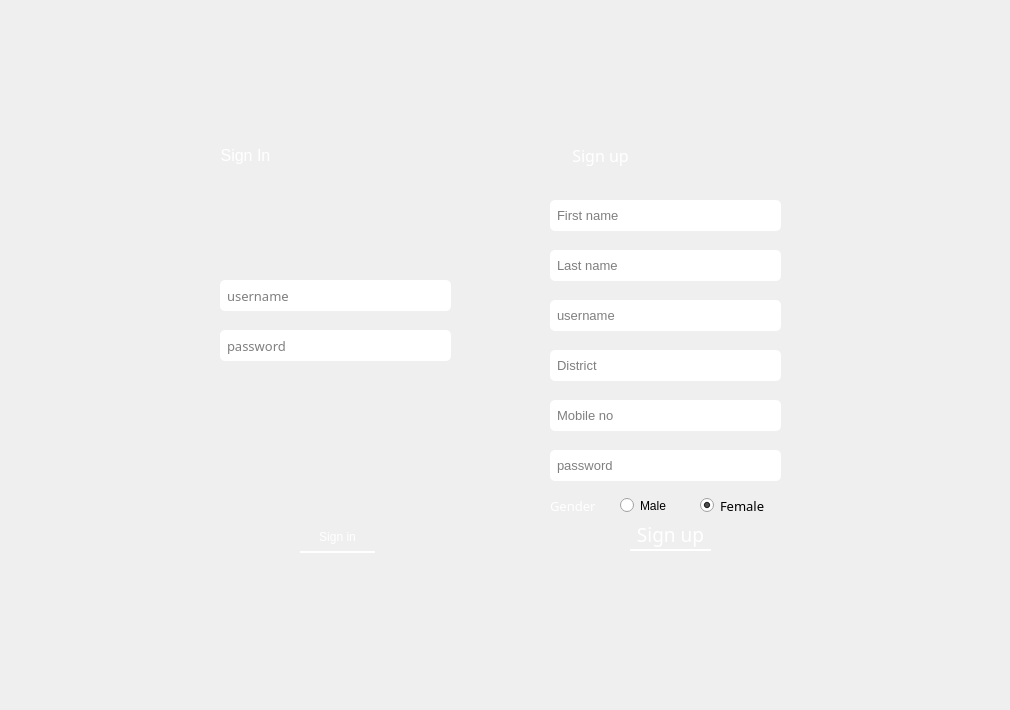
    <widget class="QWidget" name="userSignInUp">
     <widget class="QWidget" name="signinSection_2" native="true">
      <property name="geometry">
       <rect>
        <x>170</x>
        <y>130</y>
        <width>331</width>
        <height>451</height>
       </rect>
      </property>
      <property name="styleSheet">
       <string notr="true">border-bottom-left-radius:80px;
border-bottom-right-radius:80px;
border-top-right-radius:80px;</string>
      </property>
      <widget class="QLineEdit" name="userLineEdit_3">
       <property name="geometry">
        <rect>
         <x>50</x>
         <y>150</y>
         <width>231</width>
         <height>31</height>
        </rect>
       </property>
       <property name="font">
        <font>
         <family>Lucida Sans</family>
         <pointsize>10</pointsize>
        </font>
       </property>
       <property name="focusPolicy">
        <enum>Qt::StrongFocus</enum>
       </property>
       <property name="styleSheet">
        <string notr="true">background-color: rgb(255, 255, 255);
border-radius: 5px;
padding-left:5px;</string>
       </property>
       <property name="text">
        <string/>
       </property>
       <property name="frame">
        <bool>true</bool>
       </property>
       <property name="cursorPosition">
        <number>0</number>
       </property>
       <property name="placeholderText">
        <string>username</string>
       </property>
      </widget>
      <widget class="QLineEdit" name="passLineEdit_2">
       <property name="geometry">
        <rect>
         <x>50</x>
         <y>200</y>
         <width>231</width>
         <height>31</height>
        </rect>
       </property>
       <property name="font">
        <font>
         <family>Lucida Sans</family>
         <pointsize>10</pointsize>
         <weight>50</weight>
         <bold>false</bold>
         <strikeout>false</strikeout>
         <kerning>true</kerning>
        </font>
       </property>
       <property name="styleSheet">
        <string notr="true">background-color: rgb(255, 255, 255);
border-radius: 5px;
padding-left:5px;</string>
       </property>
       <property name="echoMode">
        <enum>QLineEdit::Password</enum>
       </property>
       <property name="cursorPosition">
        <number>0</number>
       </property>
       <property name="alignment">
        <set>Qt::AlignLeading|Qt::AlignLeft|Qt::AlignVCenter</set>
       </property>
       <property name="placeholderText">
        <string>password</string>
       </property>
      </widget>
      <widget class="QPushButton" name="signinBtn_2">
       <property name="geometry">
        <rect>
         <x>130</x>
         <y>392</y>
         <width>75</width>
         <height>31</height>
        </rect>
       </property>
       <property name="cursor">
        <cursorShape>PointingHandCursor</cursorShape>
       </property>
       <property name="styleSheet">
        <string notr="true">color:rgb(255, 255, 255);
font: 14pt &quot;Lucida Sans&quot;;
border-bottom: 2px solid white;</string>
       </property>
       <property name="text">
        <string>Sign in</string>
       </property>
      </widget>
      <widget class="QWidget" name="widget_11" native="true">
       <property name="geometry">
        <rect>
         <x>0</x>
         <y>0</y>
         <width>331</width>
         <height>451</height>
        </rect>
       </property>
       <property name="styleSheet">
        <string notr="true">border-bottom-left-radius:80px;
border-image: url(:/res/images/bg3.jpg);
border-top-right-radius:80px;
border-bottom-right-radius:80px;</string>
       </property>
      </widget>
      <widget class="QLabel" name="signinIcon_2">
       <property name="geometry">
        <rect>
         <x>10</x>
         <y>10</y>
         <width>31</width>
         <height>31</height>
        </rect>
       </property>
       <property name="styleSheet">
        <string notr="true">border-image: url(:/res/icons/white/log-in.svg);</string>
       </property>
       <property name="text">
        <string/>
       </property>
      </widget>
      <widget class="QLabel" name="signinLabel_2">
       <property name="geometry">
        <rect>
         <x>50</x>
         <y>10</y>
         <width>51</width>
         <height>31</height>
        </rect>
       </property>
       <property name="styleSheet">
        <string notr="true">font: 14pt &quot;Lucida Sans&quot;;</string>
       </property>
       <property name="text">
        <string>&lt;html&gt;&lt;head/&gt;&lt;body&gt;&lt;p align=&quot;center&quot;&gt;&lt;span style=&quot; font-size:12pt; color:#ffffff;&quot;&gt;Sign In&lt;/span&gt;&lt;/p&gt;&lt;/body&gt;&lt;/html&gt;</string>
       </property>
      </widget>
      <zorder>widget_11</zorder>
      <zorder>userLineEdit_3</zorder>
      <zorder>passLineEdit_2</zorder>
      <zorder>signinBtn_2</zorder>
      <zorder>signinIcon_2</zorder>
      <zorder>signinLabel_2</zorder>
     </widget>
     <widget class="QWidget" name="widget_12" native="true">
      <property name="geometry">
       <rect>
        <x>0</x>
        <y>0</y>
        <width>1001</width>
        <height>701</height>
       </rect>
      </property>
      <property name="styleSheet">
       <string notr="true">border-image: url(:/res/images/bgnavbar1.jpg);</string>
      </property>
     </widget>
     <widget class="QWidget" name="signupSection_2" native="true">
      <property name="geometry">
       <rect>
        <x>500</x>
        <y>130</y>
        <width>331</width>
        <height>451</height>
       </rect>
      </property>
      <property name="styleSheet">
       <string notr="true">border-bottom-left-radius:80px;
border-top-right-radius:80px;
border-top-left-radius:80px;</string>
      </property>
      <widget class="QWidget" name="widget_13" native="true">
       <property name="enabled">
        <bool>true</bool>
       </property>
       <property name="geometry">
        <rect>
         <x>0</x>
         <y>-1</y>
         <width>331</width>
         <height>451</height>
        </rect>
       </property>
       <property name="styleSheet">
        <string notr="true">border-bottom-left-radius:80px;
border-image: url(:/res/images/bg3.jpg);
border-top-right-radius:80px;
border-top-left-radius:80px;</string>
       </property>
      </widget>
      <widget class="QLineEdit" name="firstnameLineEdit_2">
       <property name="geometry">
        <rect>
         <x>50</x>
         <y>70</y>
         <width>231</width>
         <height>31</height>
        </rect>
       </property>
       <property name="font">
        <font>
         <pointsize>10</pointsize>
        </font>
       </property>
       <property name="cursor">
        <cursorShape>IBeamCursor</cursorShape>
       </property>
       <property name="styleSheet">
        <string notr="true">background-color: rgb(255, 255, 255);
border-radius: 5px;
padding-left:5px;</string>
       </property>
       <property name="placeholderText">
        <string>First name</string>
       </property>
      </widget>
      <widget class="QLineEdit" name="lastnameLineEdit_2">
       <property name="geometry">
        <rect>
         <x>50</x>
         <y>120</y>
         <width>231</width>
         <height>31</height>
        </rect>
       </property>
       <property name="font">
        <font>
         <pointsize>10</pointsize>
        </font>
       </property>
       <property name="styleSheet">
        <string notr="true">background-color: rgb(255, 255, 255);
border-radius: 5px;
padding-left:5px;</string>
       </property>
       <property name="echoMode">
        <enum>QLineEdit::Normal</enum>
       </property>
       <property name="placeholderText">
        <string>Last name</string>
       </property>
      </widget>
      <widget class="QLineEdit" name="userLineEdit_4">
       <property name="geometry">
        <rect>
         <x>50</x>
         <y>170</y>
         <width>231</width>
         <height>31</height>
        </rect>
       </property>
       <property name="font">
        <font>
         <pointsize>10</pointsize>
        </font>
       </property>
       <property name="styleSheet">
        <string notr="true">background-color: rgb(255, 255, 255);
border-radius: 5px;
padding-left:5px;</string>
       </property>
       <property name="echoMode">
        <enum>QLineEdit::Normal</enum>
       </property>
       <property name="placeholderText">
        <string>username</string>
       </property>
      </widget>
      <widget class="QLineEdit" name="disLineEdit_4">
       <property name="geometry">
        <rect>
         <x>50</x>
         <y>220</y>
         <width>231</width>
         <height>31</height>
        </rect>
       </property>
       <property name="font">
        <font>
         <pointsize>10</pointsize>
        </font>
       </property>
       <property name="styleSheet">
        <string notr="true">background-color: rgb(255, 255, 255);
border-radius: 5px;
padding-left:5px;</string>
       </property>
       <property name="echoMode">
        <enum>QLineEdit::Normal</enum>
       </property>
       <property name="placeholderText">
        <string>District</string>
       </property>
      </widget>
      <widget class="QLineEdit" name="mobileLineEdit_5">
       <property name="geometry">
        <rect>
         <x>50</x>
         <y>270</y>
         <width>231</width>
         <height>31</height>
        </rect>
       </property>
       <property name="font">
        <font>
         <pointsize>10</pointsize>
        </font>
       </property>
       <property name="styleSheet">
        <string notr="true">background-color: rgb(255, 255, 255);
border-radius: 5px;
padding-left:5px;</string>
       </property>
       <property name="echoMode">
        <enum>QLineEdit::Normal</enum>
       </property>
       <property name="placeholderText">
        <string>Mobile no</string>
       </property>
      </widget>
      <widget class="QLineEdit" name="passLineEdit_6">
       <property name="geometry">
        <rect>
         <x>50</x>
         <y>320</y>
         <width>231</width>
         <height>31</height>
        </rect>
       </property>
       <property name="font">
        <font>
         <pointsize>10</pointsize>
        </font>
       </property>
       <property name="styleSheet">
        <string notr="true">background-color: rgb(255, 255, 255);
border-radius: 5px;
padding-left:5px;</string>
       </property>
       <property name="echoMode">
        <enum>QLineEdit::Password</enum>
       </property>
       <property name="placeholderText">
        <string>password</string>
       </property>
      </widget>
      <widget class="QRadioButton" name="maleBtn_2">
       <property name="geometry">
        <rect>
         <x>120</x>
         <y>360</y>
         <width>82</width>
         <height>31</height>
        </rect>
       </property>
       <property name="styleSheet">
        <string notr="true">font: 10pt &quot;Lucida Sans&quot;;</string>
       </property>
       <property name="text">
        <string>Male</string>
       </property>
       <property name="checked">
        <bool>false</bool>
       </property>
      </widget>
      <widget class="QRadioButton" name="femaleBtn_2">
       <property name="geometry">
        <rect>
         <x>200</x>
         <y>360</y>
         <width>81</width>
         <height>31</height>
        </rect>
       </property>
       <property name="font">
        <font>
         <family>Lucida Sans</family>
         <pointsize>10</pointsize>
         <weight>50</weight>
         <italic>false</italic>
         <bold>false</bold>
        </font>
       </property>
       <property name="styleSheet">
        <string notr="true">font: 10pt &quot;Lucida Sans&quot;;</string>
       </property>
       <property name="text">
        <string>Female</string>
       </property>
       <property name="checked">
        <bool>true</bool>
       </property>
      </widget>
      <widget class="QLabel" name="gender_2">
       <property name="geometry">
        <rect>
         <x>50</x>
         <y>360</y>
         <width>71</width>
         <height>31</height>
        </rect>
       </property>
       <property name="font">
        <font>
         <family>Lucida Sans</family>
         <pointsize>10</pointsize>
         <weight>50</weight>
         <italic>false</italic>
         <bold>false</bold>
        </font>
       </property>
       <property name="styleSheet">
        <string notr="true">font: 10pt &quot;Lucida Sans&quot;;
color:white;</string>
       </property>
       <property name="text">
        <string>Gender</string>
       </property>
      </widget>
      <widget class="QPushButton" name="signupBtn_2">
       <property name="geometry">
        <rect>
         <x>130</x>
         <y>390</y>
         <width>81</width>
         <height>31</height>
        </rect>
       </property>
       <property name="palette">
        <palette>
         <active>
          <colorrole role="WindowText">
           <brush brushstyle="SolidPattern">
            <color alpha="255">
             <red>255</red>
             <green>255</green>
             <blue>255</blue>
            </color>
           </brush>
          </colorrole>
          <colorrole role="Button">
           <brush brushstyle="SolidPattern">
            <color alpha="255">
             <red>255</red>
             <green>171</green>
             <blue>13</blue>
            </color>
           </brush>
          </colorrole>
          <colorrole role="Text">
           <brush brushstyle="SolidPattern">
            <color alpha="255">
             <red>255</red>
             <green>255</green>
             <blue>255</blue>
            </color>
           </brush>
          </colorrole>
          <colorrole role="ButtonText">
           <brush brushstyle="SolidPattern">
            <color alpha="255">
             <red>255</red>
             <green>255</green>
             <blue>255</blue>
            </color>
           </brush>
          </colorrole>
          <colorrole role="Base">
           <brush brushstyle="SolidPattern">
            <color alpha="255">
             <red>255</red>
             <green>171</green>
             <blue>13</blue>
            </color>
           </brush>
          </colorrole>
          <colorrole role="Window">
           <brush brushstyle="SolidPattern">
            <color alpha="255">
             <red>255</red>
             <green>171</green>
             <blue>13</blue>
            </color>
           </brush>
          </colorrole>
          <colorrole role="PlaceholderText">
           <brush brushstyle="NoBrush">
            <color alpha="128">
             <red>255</red>
             <green>255</green>
             <blue>255</blue>
            </color>
           </brush>
          </colorrole>
         </active>
         <inactive>
          <colorrole role="WindowText">
           <brush brushstyle="SolidPattern">
            <color alpha="255">
             <red>255</red>
             <green>255</green>
             <blue>255</blue>
            </color>
           </brush>
          </colorrole>
          <colorrole role="Button">
           <brush brushstyle="SolidPattern">
            <color alpha="255">
             <red>255</red>
             <green>171</green>
             <blue>13</blue>
            </color>
           </brush>
          </colorrole>
          <colorrole role="Text">
           <brush brushstyle="SolidPattern">
            <color alpha="255">
             <red>255</red>
             <green>255</green>
             <blue>255</blue>
            </color>
           </brush>
          </colorrole>
          <colorrole role="ButtonText">
           <brush brushstyle="SolidPattern">
            <color alpha="255">
             <red>255</red>
             <green>255</green>
             <blue>255</blue>
            </color>
           </brush>
          </colorrole>
          <colorrole role="Base">
           <brush brushstyle="SolidPattern">
            <color alpha="255">
             <red>255</red>
             <green>171</green>
             <blue>13</blue>
            </color>
           </brush>
          </colorrole>
          <colorrole role="Window">
           <brush brushstyle="SolidPattern">
            <color alpha="255">
             <red>255</red>
             <green>171</green>
             <blue>13</blue>
            </color>
           </brush>
          </colorrole>
          <colorrole role="PlaceholderText">
           <brush brushstyle="NoBrush">
            <color alpha="128">
             <red>255</red>
             <green>255</green>
             <blue>255</blue>
            </color>
           </brush>
          </colorrole>
         </inactive>
         <disabled>
          <colorrole role="WindowText">
           <brush brushstyle="SolidPattern">
            <color alpha="255">
             <red>255</red>
             <green>255</green>
             <blue>255</blue>
            </color>
           </brush>
          </colorrole>
          <colorrole role="Button">
           <brush brushstyle="SolidPattern">
            <color alpha="255">
             <red>255</red>
             <green>171</green>
             <blue>13</blue>
            </color>
           </brush>
          </colorrole>
          <colorrole role="Text">
           <brush brushstyle="SolidPattern">
            <color alpha="255">
             <red>255</red>
             <green>255</green>
             <blue>255</blue>
            </color>
           </brush>
          </colorrole>
          <colorrole role="ButtonText">
           <brush brushstyle="SolidPattern">
            <color alpha="255">
             <red>255</red>
             <green>255</green>
             <blue>255</blue>
            </color>
           </brush>
          </colorrole>
          <colorrole role="Base">
           <brush brushstyle="SolidPattern">
            <color alpha="255">
             <red>255</red>
             <green>171</green>
             <blue>13</blue>
            </color>
           </brush>
          </colorrole>
          <colorrole role="Window">
           <brush brushstyle="SolidPattern">
            <color alpha="255">
             <red>255</red>
             <green>171</green>
             <blue>13</blue>
            </color>
           </brush>
          </colorrole>
          <colorrole role="PlaceholderText">
           <brush brushstyle="NoBrush">
            <color alpha="128">
             <red>255</red>
             <green>255</green>
             <blue>255</blue>
            </color>
           </brush>
          </colorrole>
         </disabled>
        </palette>
       </property>
       <property name="font">
        <font>
         <family>Lucida Sans</family>
         <pointsize>14</pointsize>
         <weight>50</weight>
         <italic>false</italic>
         <bold>false</bold>
        </font>
       </property>
       <property name="cursor">
        <cursorShape>PointingHandCursor</cursorShape>
       </property>
       <property name="styleSheet">
        <string notr="true">color:rgb(255, 255, 255);
font: 14pt &quot;Lucida Sans&quot;;
border-bottom: 2px solid white;</string>
       </property>
       <property name="text">
        <string>Sign up</string>
       </property>
      </widget>
      <widget class="QLabel" name="iconSignup_2">
       <property name="geometry">
        <rect>
         <x>30</x>
         <y>10</y>
         <width>31</width>
         <height>31</height>
        </rect>
       </property>
       <property name="styleSheet">
        <string notr="true">border-image: url(:/res/icons/white/log-in.svg);</string>
       </property>
       <property name="text">
        <string/>
       </property>
      </widget>
      <widget class="QLabel" name="signupLabel_2">
       <property name="geometry">
        <rect>
         <x>70</x>
         <y>10</y>
         <width>61</width>
         <height>31</height>
        </rect>
       </property>
       <property name="font">
        <font>
         <family>Lucida Sans</family>
         <pointsize>14</pointsize>
         <weight>50</weight>
         <italic>false</italic>
         <bold>false</bold>
        </font>
       </property>
       <property name="styleSheet">
        <string notr="true">font: 14pt &quot;Lucida Sans&quot;;</string>
       </property>
       <property name="text">
        <string>&lt;html&gt;&lt;head/&gt;&lt;body&gt;&lt;p align=&quot;center&quot;&gt;&lt;span style=&quot; font-size:12pt; color:#ffffff;&quot;&gt;Sign up&lt;/span&gt;&lt;/p&gt;&lt;/body&gt;&lt;/html&gt;</string>
       </property>
      </widget>
     </widget>
     <widget class="QPushButton" name="pushButton_12">
      <property name="geometry">
       <rect>
        <x>10</x>
        <y>10</y>
        <width>75</width>
        <height>51</height>
       </rect>
      </property>
      <property name="cursor">
       <cursorShape>PointingHandCursor</cursorShape>
      </property>
      <property name="styleSheet">
       <string notr="true">border: none;</string>
      </property>
      <property name="text">
       <string/>
      </property>
      <property name="icon">
       <iconset resource="bitoronImages.qrc">
        <normaloff>:/res/logos/bitoron-website-favicon-color.png</normaloff>:/res/logos/bitoron-website-favicon-color.png</iconset>
      </property>
      <property name="iconSize">
       <size>
        <width>60</width>
        <height>60</height>
       </size>
      </property>
     </widget>
     <zorder>widget_12</zorder>
     <zorder>signinSection_2</zorder>
     <zorder>signupSection_2</zorder>
     <zorder>pushButton_12</zorder>
    </widget>
